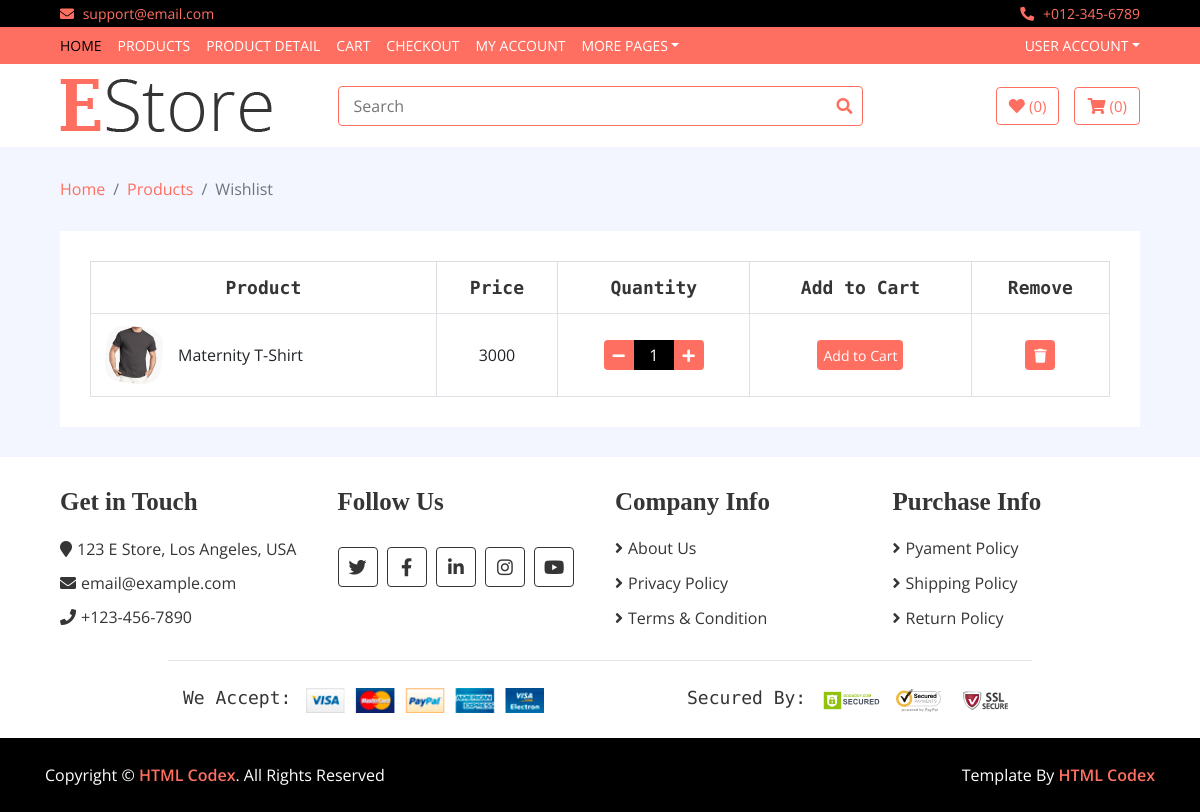
The app's page /frontend/wishlist.php with its own data.
### tables this page shows
CREATE TABLE `wishlist` (
  `id` int(11) NOT NULL,
  `product_id` int(11) NOT NULL,
  `qty` int(11) NOT NULL,
  `user_id` int(11) NOT NULL,
  `size` int(11) NOT NULL,
  `color` int(11) NOT NULL,
  `create_at` timestamp NOT NULL DEFAULT current_timestamp() ON UPDATE current_timestamp()
);

CREATE TABLE `product_images` (
  `id` int(11) NOT NULL,
  `product_id` int(11) NOT NULL,
  `product_image_name` varchar(200) DEFAULT NULL,
  `status` int(11) NOT NULL
);

CREATE TABLE `products` (
  `id` int(11) NOT NULL,
  `name` varchar(2000) NOT NULL,
  `sku` varchar(100) NOT NULL,
  `description` varchar(5000) NOT NULL,
  `buying_price` int(11) NOT NULL,
  `selling_price` int(11) NOT NULL,
  `discount` int(11) NOT NULL,
  `vat` int(11) NOT NULL,
  `size` varchar(20) NOT NULL,
  `color` varchar(200) NOT NULL,
  `stock_qty` int(11) NOT NULL,
  `category_id` int(11) NOT NULL,
  `sub_category_id` int(11) NOT NULL
);

### function/db_config.php (called while the page is built, shortened)
<?php
	class db_config{
		public $host = "localhost";
		public $user = "root";
		public $pass = "";
		public $db_name = "pnt37_ecom";
		public $con;
		public function __construct(){
			$this->con = mysqli_connect($this->host,$this->user,$this->pass,$this->db_name);
		}
		public function view($sql){
			$view = $this->con->query($sql);
			return $view;
		}
		public static function DBConnect(){
			$db_config = new db_config;
			return $db_config;
		}
	}
?>

### function/helper.php (called while the page is built, shortened)
<?php
 	include('db_config.php');
 	class Helper{
 		public function ProductIDToImage($id){
	        $sql = "SELECT * FROM product_images where product_id='$id'";
	        $connection = db_config::DBConnect();
	        $resource_data = $connection->view($sql);
	        return $resource_data;
 		}
 		public function ProductIDToProductAllInfo($id){
	        $sql = "SELECT * FROM products where id='$id'";
	        $connection = db_config::DBConnect();
	        $resource_data = $connection->view($sql);
	        return $resource_data;
 		}
		public static function HelperConnect(){
			$Helper = new Helper;
			return $Helper;
		}
 	}
?>

### frontend/wishlist.php (the view)
<?php
    include('layout/header.php');
    include('../function/helper.php');
?>
        <div class="breadcrumb-wrap">
            <div class="container-fluid">
                <ul class="breadcrumb">
                    <li class="breadcrumb-item"><a href="#">Home</a></li>
                    <li class="breadcrumb-item"><a href="#">Products</a></li>
                    <li class="breadcrumb-item active">Wishlist</li>
                </ul>
            </div>
        </div>
        <div class="wishlist-page">
            <div class="container-fluid">
                <div class="wishlist-page-inner">
                    <div class="row">
                        <div class="col-md-12">
                            <div class="table-responsive">
                                <table class="table table-bordered">
                                    <thead class="thead-dark">
                                        <tr>
                                            <th>Product</th>
                                            <th>Price</th>
                                            <th>Quantity</th>
                                            <th>Add to Cart</th>
                                            <th>Remove</th>
                                        </tr>
                                    </thead>
                                    <tbody class="align-middle">
                                    <?php
                                        $user_id = $_SESSION['login']->user_id;
                                        $sql = "SELECT * FROM wishlist WHERE user_id='$user_id'";
                                        $connection = db_config::DBConnect();
                                        $resource_data = $connection->view($sql);
                                        while($resource_obj = $resource_data->fetch_object()){
                                        $helper = Helper::HelperConnect();
                                        $pro_info = $helper->ProductIDToProductAllInfo($resource_obj->product_id);
                                        $products = $pro_info->fetch_object();
                                        $pro_img_resource = $helper->ProductIDToImage($resource_obj->product_id);
                                        $pro_img = $pro_img_resource->fetch_object();
                                    ?>
                                        <tr>
                                            <td>
                                                <div class="img">
                                                    <a href="#"><img src="../image/<?php echo $pro_img->product_image_name; ?>" alt="Image"></a>
                                                    <p><?php echo $products->name; ?></p>
                                                </div>
                                            </td>
                                            <td><?php echo $products->selling_price * $resource_obj->qty; ?></td>
                                            <td>
                                                <div class="qty">
                                                    <button class="btn-minus"><i class="fa fa-minus"></i></button>
                                                    <input type="text" value="<?php echo $resource_obj->qty; ?>">
                                                    <button class="btn-plus"><i class="fa fa-plus"></i></button>
                                                </div>
                                            </td>
                                            <td><button class="btn-cart">Add to Cart</button></td>
                                            <td><button><i class="fa fa-trash"></i></button></td>
                                        </tr>
                                        <?php } ?>
                                    </tbody>
                                </table>
                            </div>
                        </div>
                    </div>
                </div>
            </div>
        </div>
<?php include('layout/footer.php'); ?>

### frontend/css/style.css (style rules this page uses)
body { color: #353535; font-family: 'Open Sans', sans-serif; font-weight: 400; background: #f3f6ff; }
a { color: #FF6F61; }
@media (min-width: 992px) { .container-fluid { padding-right: 60px; padding-left: 60px; } }
.breadcrumb-wrap { position: relative; width: 100%; }
.breadcrumb-wrap .breadcrumb { margin: 0; padding: 0; background: transparent; }
.wishlist-page { position: relative; padding: 30px 0; }
.wishlist-page .wishlist-page-inner { padding: 30px; background: #ffffff; }
.wishlist-page .table { width: 100%; text-align: center; margin-bottom: 0; }
.wishlist-page .table .thead-dark th { font-family: 'Source Code Pro', monospace; font-size: 18px; font-weight: 700; color: #353535; text-align: center; background: transparent; border-color: #dddddd; border-bottom: none; vertical-align: middle; }
.wishlist-page .table td { font-size: 16px; vertical-align: middle; }
.wishlist-page .table .img { display: flex; align-items: center; }
.wishlist-page .table .img img { max-width: 60px; max-height: 60px; margin-right: 15px; }
.wishlist-page .table .img p { display: inline-block; text-align: left; margin: 0; }
.wishlist-page .table .qty { display: inline-block; width: 100px; font-size: 0; }
.wishlist-page .table button { width: 30px; height: 30px; font-size: 14px; text-align: center; color: #ffffff; background: #FF6F61; border: none; border-radius: 4px; }
.wishlist-page .table button.btn-minus { border-radius: 4px 0 0 4px; }
.wishlist-page .table button.btn-plus { border-radius: 0 4px 4px 0; }
.wishlist-page .table button.btn-cart { width: auto; }
.wishlist-page .table input { width: 40px; height: 30px; font-size: 16px; color: #ffffff; text-align: center; background: #000000; border: none; }

### records on screen
wishlist: product_images.product_image_name (picture), product.name "Maternity T-Shirt", $products->selling_price*$resource_obj->qty "3000", qty "1"
